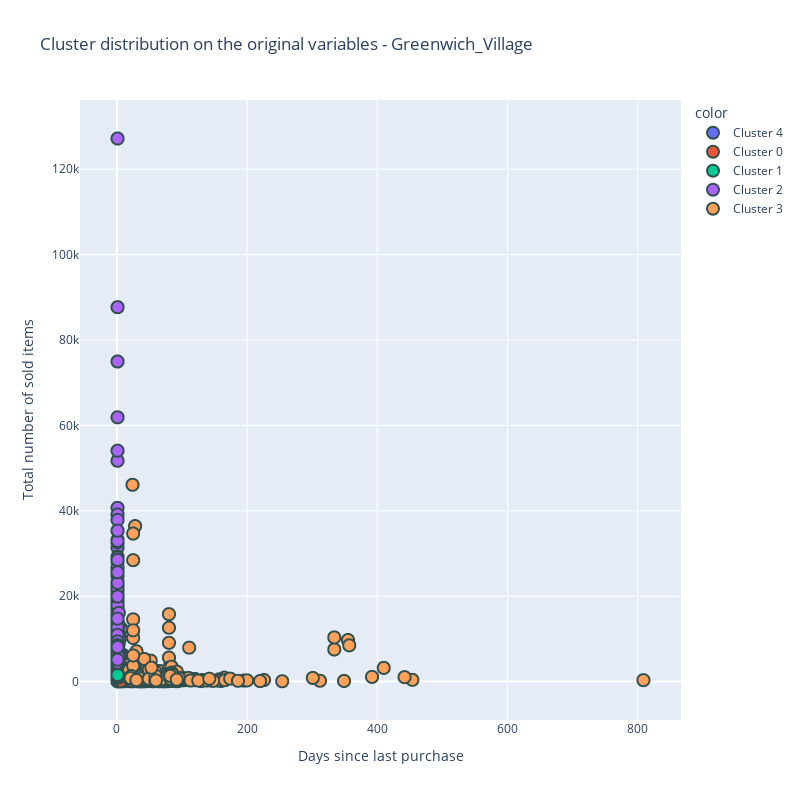

Source (notebook cell):
### Code cell
# store selection
store_name = 'Greenwich_Village'
select_store(store_name)

# prepare the data
feature_creation(data)
log_tranform_feat(data)

# apply the model and plot results
model_results = predict_model(model, data=data)
plot_cluster(model_results, store_name)
plot_cluster_distr(model_results,store_name,False)

# cluster renaming
cluster_rename(model_results)
model_results.head()

# saving results
filename = ('cluster_model_results_' + store_name + '.csv')
model_results.to_csv(filename)

### Figure 1 — Plotly figure (JSON) as saved in the notebook; plotly's stock layout.template omitted (floating-point values rounded to 4 significant figures; data arrays with more than 128 entries replaced by an {"elided": "..."} marker saying what was removed)
{"data": [{"hovertemplate": "color=Cluster 4<br>x=%{x}<br>y=%{y}<extra></extra>", "legendgroup": "Cluster 4", "marker": {"color": "#636efa", "line": {"color": "DarkSlateGrey", "width": 2}, "size": 12, "symbol": "circle"}, "mode": "markers", "name": "Cluster 4", "showlegend": true, "type": "scattergl", "x": {"elided": "810 int values"}, "xaxis": "x", "y": {"elided": "810 int values"}, "yaxis": "y"}, {"hovertemplate": "color=Cluster 0<br>x=%{x}<br>y=%{y}<extra></extra>", "legendgroup": "Cluster 0", "marker": {"color": "#EF553B", "line": {"color": "DarkSlateGrey", "width": 2}, "size": 12, "symbol": "circle"}, "mode": "markers", "name": "Cluster 0", "showlegend": true, "type": "scattergl", "x": {"elided": "445 int values"}, "xaxis": "x", "y": {"elided": "445 int values"}, "yaxis": "y"}, {"hovertemplate": "color=Cluster 1<br>x=%{x}<br>y=%{y}<extra></extra>", "legendgroup": "Cluster 1", "marker": {"color": "#00cc96", "line": {"color": "DarkSlateGrey", "width": 2}, "size": 12, "symbol": "circle"}, "mode": "markers", "name": "Cluster 1", "showlegend": true, "type": "scattergl", "x": {"elided": "1210 int values"}, "xaxis": "x", "y": {"elided": "1210 int values"}, "yaxis": "y"}, {"hovertemplate": "color=Cluster 2<br>x=%{x}<br>y=%{y}<extra></extra>", "legendgroup": "Cluster 2", "marker": {"color": "#ab63fa", "line": {"color": "DarkSlateGrey", "width": 2}, "size": 12, "symbol": "circle"}, "mode": "markers", "name": "Cluster 2", "showlegend": true, "type": "scattergl", "x": {"elided": "365 int values"}, "xaxis": "x", "y": {"elided": "365 int values"}, "yaxis": "y"}, {"hovertemplate": "color=Cluster 3<br>x=%{x}<br>y=%{y}<extra></extra>", "legendgroup": "Cluster 3", "marker": {"color": "#FFA15A", "line": {"color": "DarkSlateGrey", "width": 2}, "size": 12, "symbol": "circle"}, "mode": "markers", "name": "Cluster 3", "showlegend": true, "type": "scattergl", "x": {"elided": "219 int values"}, "xaxis": "x", "y": {"elided": "219 int values"}, "yaxis": "y"}], "layout": {"autosize": false, "height": 800, "legend": {"title": {"text": "color"}, "tracegroupgap": 0}, "title": {"text": "Cluster distribution on the original variables - Greenwich_Village"}, "width": 800, "xaxis": {"anchor": "y", "domain": [0, 1], "title": {"text": "Days since last purchase"}}, "yaxis": {"anchor": "x", "domain": [0, 1], "title": {"text": "Total number of sold items"}}}}
